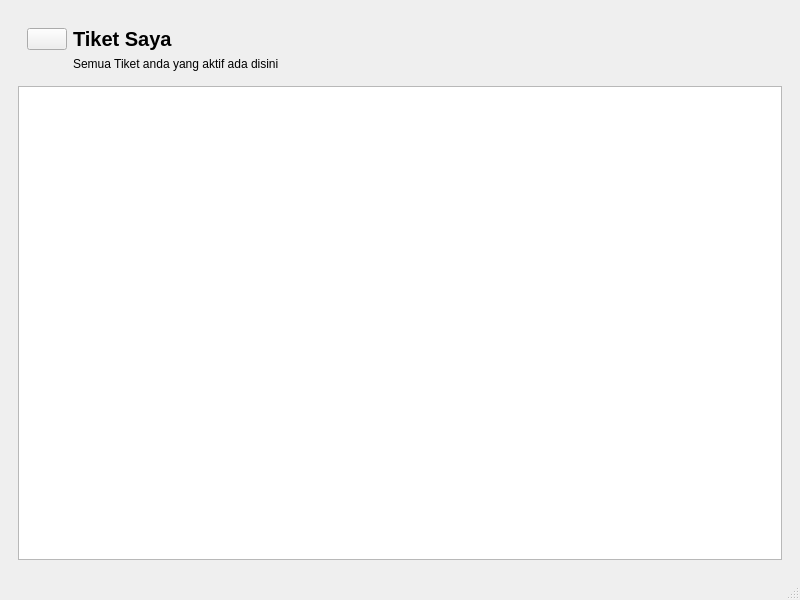
<?xml version="1.0" encoding="UTF-8"?>
<ui version="4.0">
 <class>MainWindow</class>
 <widget class="QMainWindow" name="MainWindow">
  <property name="geometry">
   <rect>
    <x>0</x>
    <y>0</y>
    <width>800</width>
    <height>600</height>
   </rect>
  </property>
  <property name="windowTitle">
   <string>MainWindow</string>
  </property>
  <widget class="QWidget" name="centralwidget">
   <layout class="QVBoxLayout" name="verticalLayout">
    <item>
     <widget class="QWidget" name="widget" native="true">
      <layout class="QVBoxLayout" name="verticalLayout_2">
       <item>
        <widget class="QWidget" name="widget_2" native="true">
         <layout class="QGridLayout" name="gridLayout">
          <item row="1" column="1">
           <widget class="QLabel" name="label">
            <property name="text">
             <string>Semua Tiket anda yang aktif ada disini</string>
            </property>
           </widget>
          </item>
          <item row="0" column="1">
           <widget class="QLabel" name="label_2">
            <property name="styleSheet">
             <string notr="true">font-weight: bold; font-size: 20px;</string>
            </property>
            <property name="text">
             <string>Tiket Saya</string>
            </property>
           </widget>
          </item>
          <item row="0" column="0">
           <widget class="QPushButton" name="pushButton">
            <property name="sizePolicy">
             <sizepolicy hsizetype="Maximum" vsizetype="Maximum">
              <horstretch>0</horstretch>
              <verstretch>0</verstretch>
             </sizepolicy>
            </property>
            <property name="text">
             <string/>
            </property>
            <property name="icon">
             <iconset>
              <normaloff>../SOAL LKS 25/SOAL LKS 25/IT SOFTWARE SOLUTION/Resources/Icons/chevron-left-solid-72.png</normaloff>../SOAL LKS 25/SOAL LKS 25/IT SOFTWARE SOLUTION/Resources/Icons/chevron-left-solid-72.png</iconset>
            </property>
            <property name="iconSize">
             <size>
              <width>36</width>
              <height>36</height>
             </size>
            </property>
           </widget>
          </item>
         </layout>
        </widget>
       </item>
       <item>
        <widget class="QTableWidget" name="tableWidget"/>
       </item>
      </layout>
     </widget>
    </item>
   </layout>
  </widget>
  <widget class="QMenuBar" name="menubar">
   <property name="geometry">
    <rect>
     <x>0</x>
     <y>0</y>
     <width>800</width>
     <height>33</height>
    </rect>
   </property>
  </widget>
  <widget class="QStatusBar" name="statusbar"/>
 </widget>
 <resources/>
 <connections/>
</ui>
